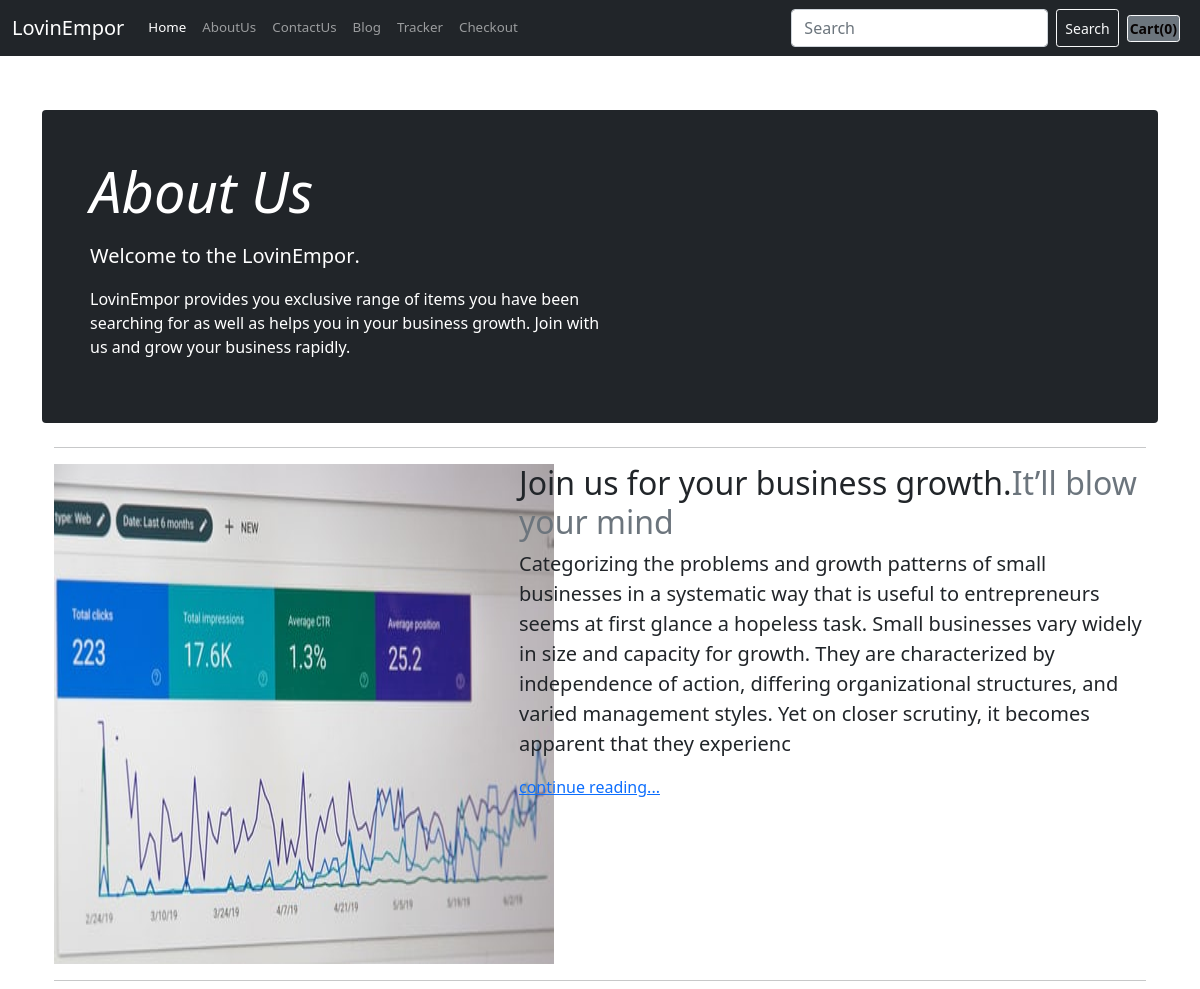
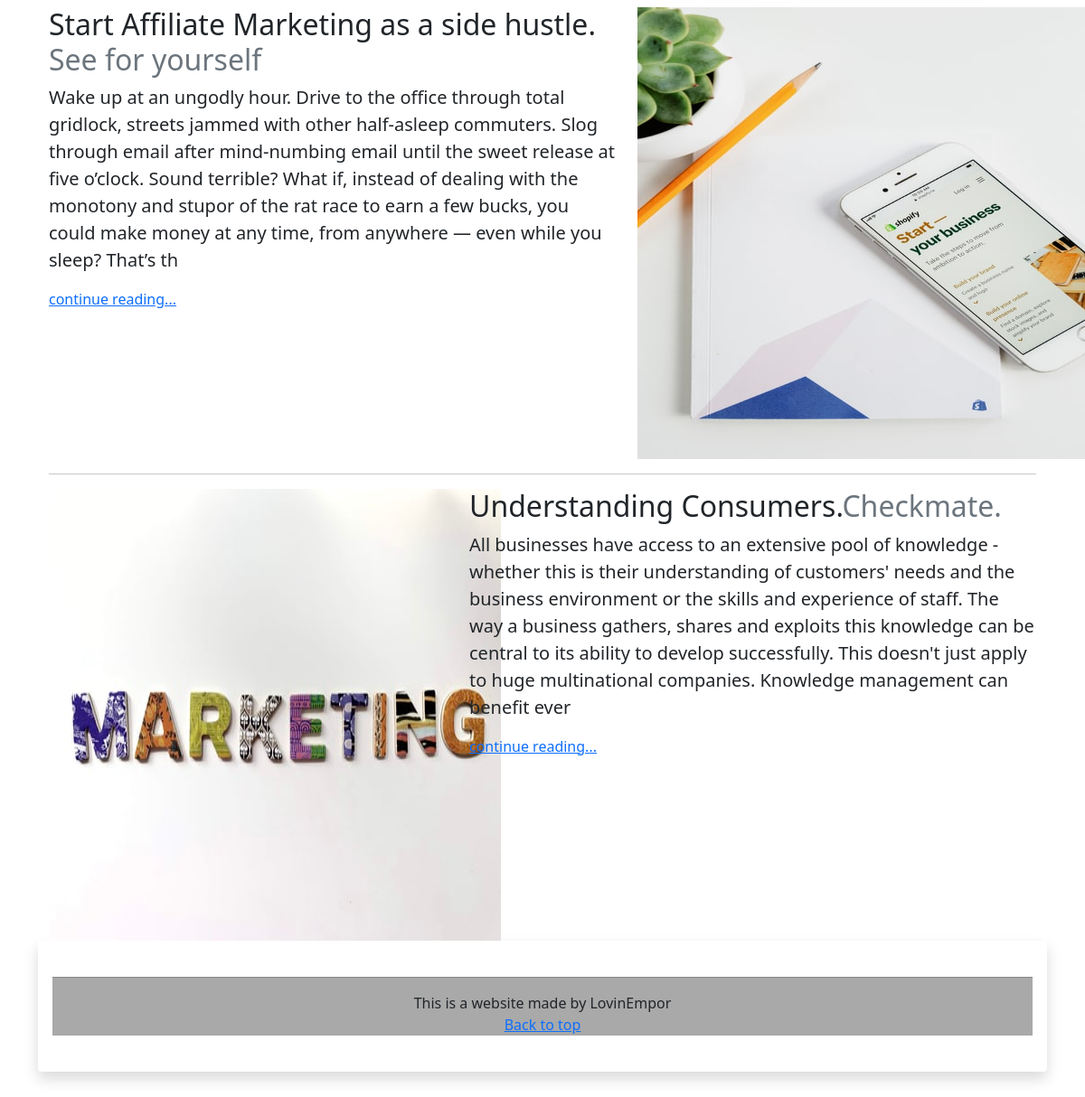
/shop/about/, run on the app's committed database (2 pictures, top to bottom).
### shop/models.py (models this page shows)
class AboutUs(models.Model):
    about_id = models.AutoField(primary_key=True)
    Head = models.CharField(max_length=10000)
    HeadMute = models.CharField(max_length=1000, default=" ")
    SHead = models.CharField(max_length=1000000000)
    Image = models.ImageField(upload_to = 'shop/images' , default = " " )
    def __str__(self):
        return self.Head

### shop/views.py (the view)
# urls.py: path('about/', views.about , name = "AboutUs"),
def about(request):
    head = AboutUs.objects.all()
    print(head)
    params = {'head' : head}
    return render(request, 'shop/about.html', params)

### shop/templates/shop/about.html (shortened to what this page needs)
{% extends 'shop/basic.html' %}
{% block body %}
<div class="container" style="padding-top: 10px;">
    <div class="p-4 p-md-5 mb-4 text-white rounded bg-dark">
        <div class="col-md-6 px-0">
            <h1 class="display-4 fst-italic">About Us</h1>
            <p class="lead my-3">Welcome to the <b>LovinEmpor</b>.</p>
            <p>LovinEmpor provides you exclusive range of items you have been searching for as well as helps you in your
               business growth. Join with us and grow your business rapidly.
            </p>
        </div>
    </div>
    <div class="container">
        {% for i in head %}
        {% if forloop.counter|divisibleby:2 %}
        <hr class="featurette-divider">
        <div class="row featurette">
            <div class="col-md-7">
                <h2 class="featurette-heading">{{i.Head}} <span class="text-muted">{{i.HeadMute}}</span></h2>
                <p class="lead">{{i.SHead|slice:":400"}}</p>
                <a href="#">continue reading...</a>
            </div>
            <div class="col-md-5">
                <img src="/media/{{i.Image}}" class="mx-auto" width="500px" height="500px" focusable="false">
            </div>
        </div>
        {% else %}
        <hr class="featurette-divider">
        <div class="row featurette">
            <div class="col-md-7 order-md-2">
                <h2 class="featurette-heading">{{i.Head}}<span class="text-muted">{{i.HeadMute}}</span></h2>
                <p class="lead">{{i.SHead|slice:":400"}}</p>
                <a href="#">continue reading...</a>
            </div>
            <div class="col-md-5 order-md-1">
                <img src="/media/{{i.Image}}" class="mx-auto" width="500px" height="500px" focusable="false">
            </div>
        </div>
        {% endif %}
        {% endfor %}
    </div>
    {% endblock body %}

### shop/templates/shop/basic.html (shortened to what this page needs)
<!doctype html>
<html lang="en">
<head>
    <link href="https://cdn.jsdelivr.net/npm/bootstrap@5.1.3/dist/css/bootstrap.min.css" rel="stylesheet"
>
</head>
<body>
    <div id="cfbasic" class="container-fluid">
        <nav class="navbar navbar-expand-lg fixed-top navbar-dark bg-dark ">
            <div class="container-fluid">
                <a class="navbar-brand" href="/shop/">LovinEmpor</a>
                <div class="collapse navbar-collapse" id="navbarSupportedContent">
                    <ul class="navbar-nav me-auto mb-2 mb-lg-0">
                        <li class="nav-item">
                            <a class="nav-link active" aria-current="page" href="/shop">Home</a>
                        </li>
                        <li class="nav-item">
                            <a class="nav-link" href="/shop/about/">AboutUs</a>
                        </li>
                        <li class="nav-item">
                            <a class="nav-link " href="/shop/contact/">ContactUs</a>
                        </li>
                        <li class="nav-item">
                            <a class="nav-link " href="/blog/">Blog</a>
                        </li>
                        <li class="nav-item">
                            <a class="nav-link " href="/shop/tracker/">Tracker</a>
                        </li>
                        <li class="nav-item">
                            <a class="nav-link " href="/shop/checkout/">Checkout</a>
                        </li>
                    </ul>
                    <form class="d-flex" method="get" action="/shop/search/">
                        <input name="search" id="search" class="form-control me-2" type="search" placeholder="Search"
                            aria-label="Search">
                        <button class="btn btn-sm btn-outline-light" type="submit">Search</button>
                    </form>
                    <a href="/shop/checkout/">
                        <button id="popcart" type="button" class="btn btn-sm btn-secondary btn-outline-light mx-2"
                            data-bs-trigger="hover" data-bs-toggle="popover" data-bs-html='true'>Cart(<span
                                id="cart">0</span>)
                        </button>
                    </a>
                </div>
            </div>
        </nav>
    </div>
    {% block body %}
    {% endblock body %}
    <div class="shadow p-3 mb-5 bg-body rounded">
        <footer class="blog-footer my-4" id="blog-footer">
            <hr>
            <centre>This is a website made by LovinEmpor</centre>
            <br>
            <centre>
                <a href="#">Back to top</a>
            </centre>
        </footer>
    </div>
</body>
</html>

### shop/templates/shop/basic.html (style rules this page uses)
a.nav-link { font-size: smaller; }
#popcart { color: rgb(7, 3, 3); font-weight: bold; padding: 2px; }
#cfbasic { padding: 50px; }
#blog-footer { text-align: center; background-color: darkgrey; }

### data on the page
AboutUs: Head "Join us for your business growth.", HeadMute "It’ll blow your mind", SHead "Categorizing the problems and growth patterns of small businesses in a systematic way that is useful to entrepreneurs seems at first glance a hopeless task. Small businesses vary widely in size and capacity for growth. They are characterized by independence of action, differing organizational structures, and varied management styles. Yet on closer scrutiny, it becomes apparent that they experienc", Image (picture)
AboutUs: Head "Start Affiliate Marketing as a side hustle.", HeadMute "See for yourself", SHead "Wake up at an ungodly hour. Drive to the office through total gridlock, streets jammed with other half-asleep commuters. Slog through email after mind-numbing email until the sweet release at five o’clock. Sound terrible? What if, instead of dealing with the monotony and stupor of the rat race to earn a few bucks, you could make money at any time, from anywhere — even while you sleep? That’s th", Image (picture)
AboutUs: Head "Understanding Consumers.", HeadMute "Checkmate.", SHead "All businesses have access to an extensive pool of knowledge - whether this is their understanding of customers' needs and the business environment or the skills and experience of staff. The way a business gathers, shares and exploits this knowledge can be central to its ability to develop successfully. This doesn't just apply to huge multinational companies. Knowledge management can benefit ever", Image (picture)
